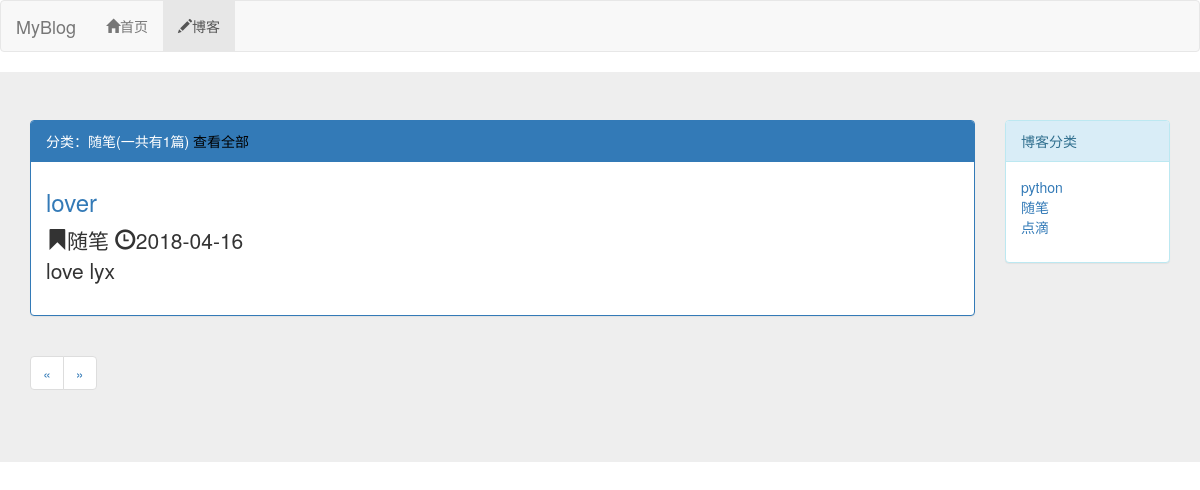
Before: /blog/type/2 with the older database file.
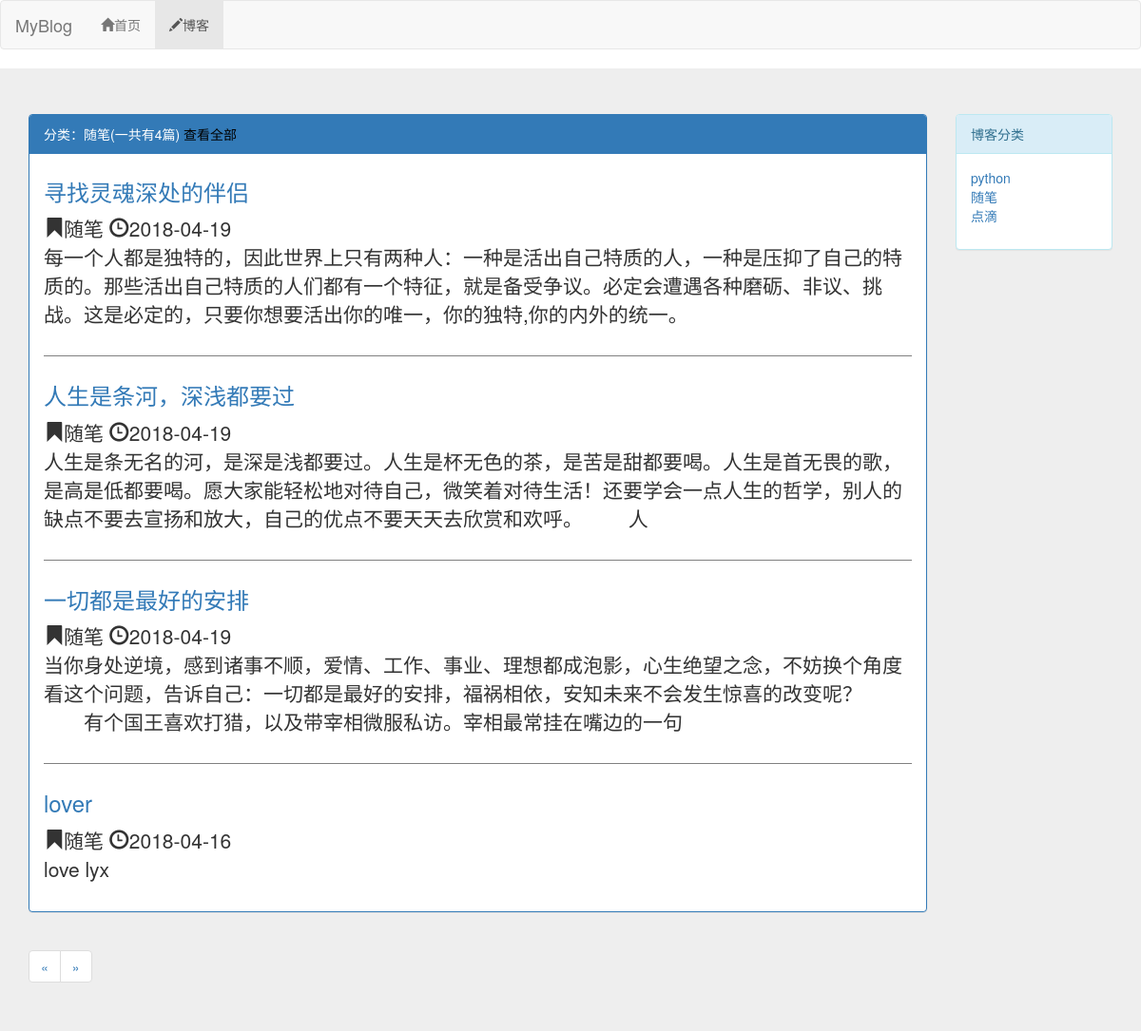
After: the same page with the newer database file.
### blog/models.py (models this page shows, shortened)
class BlogType(models.Model):
    type_name=models.CharField(max_length=15)
    def __str__(self):
        return self.type_name

class Blog(models.Model):
    title=models.CharField(max_length=50)
    blog_type=models.ForeignKey(BlogType,on_delete=models.DO_NOTHING)
    content=models.TextField()
    author=models.ForeignKey(User,on_delete=models.DO_NOTHING)
    creat_time=models.DateTimeField(auto_now_add=True)
    last_updated_time=models.DateTimeField(auto_now=True)
    class Meta:
        ordering=['-creat_time']

### blog/views.py (the view)
# urls.py: path('type/<int:blog_type_pk>',views.blogs_with_type,name='blogs_with_type'),
def blogs_with_type(request,blog_type_pk):
    context={}
    blog_type=get_object_or_404(BlogType,pk=blog_type_pk)
    context['blogs']=Blog.objects.filter(blog_type=blog_type)
    context['blog_type']=blog_type
    context['blog_types']=BlogType.objects.all()
    return render_to_response('blog/blogs_with_type.html',context)

### blog/templates/blog/blogs_with_type.html (shortened to what this page needs)
{% extends "blog/blog_list.html" %}
{% block blog_list_title %}
     分类：{{ blog_type.type_name }}(一共有{{blogs|length}}篇)
      <a href="{% url 'blog_list' %}" style="color:black">查看全部</a>
{% endblock %}

### blog/templates/blog/blog_list.html (shortened to what this page needs)
{% extends "base.html" %}
{% block nav_blog_active %} active {% endblock %}
{% load staticfiles %}
{% block hearder_extend %}
    <link rel="stylesheet" href="{% static 'blog/blog.css' %}">
{% endblock %}
{% block content %}
<div class="jumbotron">
<div class="container">
  <div class="row">
    <div class="col-xs-12 col-sm-8 col-md-9 col-lg-10">
        <div class="panel panel-primary">
            <div class="panel-heading">{% block blog_list_title %}{% endblock blog_list_title %}   </div>
            <div class="panel-body">
              {% for blog in blogs %}
                <div class="blog">
                        <h3> <a href="{% url 'blog_detail' blog.pk %}" style="text-decoration:none">{{ blog.title }}</a></h3>
                        <p class="blog-info">
                            <span class="glyphicon glyphicon-bookmark"></span>{{ blog.blog_type }}
                            <span class="glyphicon glyphicon-time"></span>{{ blog.creat_time|date:"Y-m-d" }}
                        </p>
                    <p>{{ blog.content|truncatechars:120}}</p>
                </div>
                {% empty %}
                <div class="blog">
                    <h3>暂无博客，请期待</h3>
                </div>
                {% endfor %}
            </div>
          </div>
          <div aria-label="Page navigation">
            <ul class="pagination">
                <li>
                    {% if page_of_blogs.has_previous%}
                        <a href="?page={{ page_of_blogs.previous_page_number }}" aria-label="Previous">
                         <span aria-hidden="true">&laquo;</span>
                        </a>
                    {% else %}
                    <span aria-hidden="true">&laquo;</span>
                    {% endif %}
                </li>
                <li>
                    {% if page_of_blogs.has_next%}
                         <a href="?page={{ page_of_blogs.next_page_number }}" aria-label="Next">
                         <span aria-hidden="true">&raquo;</span>
                        </a>
                    {% else %}
                        <span aria-hidden="true">&raquo;</span>
                    {% endif %}
                </li>
            </ul>
          </div>
    </div>
    <div class="hidden-xs col-sm-4 col-md-3 col-lg-2">
        <div class="panel panel-info">
            <div class="panel-heading">博客分类</div>
            <div class="panel-body">
                <ul class="blog-types">
                    {%  for blog_type in blog_types %}
                        <li>
                          <a href="{% url 'blogs_with_type' blog_type.pk %}">{{ blog_type.type_name }}</a>
                        </li>
                    {% empty %}
                         <li>暂无分类</li>
                    {% endfor %}
                  </ul>
            </div>
        </div>
    </div>
  </div>
</div>
</div>
{% endblock%}

### templates/base.html (shortened to what this page needs)
{% load staticfiles %}
<!DOCTYPE html>
<html lang="zh-CN">
<head>
    <link rel="stylesheet" href="{% static 'base.css' %}">
    <link rel="stylesheet" href="{% static 'jquery-1.12.4.min.js' %}">
    <link rel="stylesheet" href="{% static 'bootstrap-3.3.7/css/bootstrap.min.css' %}">
     {% block hearder_extend %}{% endblock hearder_extend %}
</head>
<body>
     <nav class="navbar navbar-default" role="navigation">
          <div class="container-fluid">
                <div class="navbar-header">
                    <span class="navbar-brand">MyBlog</span>
                </div>
                <div id="navbar-collapse" class="collapsed navbar-collapse">
                    <ul class="nav navbar-nav">
                    <li class="{% block nav_home_active %}{% endblock %}"><a href="/"><span class="glyphicon glyphicon-home"></span>首页</a></li>
                    <li class="{% block nav_blog_active %}{% endblock %}"><a href="{% url 'blog_list' %}"><span class="glyphicon glyphicon-pencil"></span>博客</a></li>
                </ul>
                </div>
          </div>
      </nav>
   {% block content %}{% endblock %}
</body>
</html>

### static/base.css (style rules this page uses)
* { margin: 0; padding: 0; }

### blog/static/blog/blog.css (style rules this page uses)
ul.blog-types { list-style-type: none; }
div.blog:not(:last-child) { margin-bottom: 2em; padding-bottom: 1em; border-bottom: 1px solid grey; }
div.blog p.blog-info { margin-bottom: 0; }
div.blog h3 { margin-top: 0.5em; }

Changed rows visible on the page:
added Blog: title "寻找灵魂深处的伴侣", blog_type "随笔", creat_time "2018-04-19", content "每一个人都是独特的，因此世界上只有两种人：一种是活出自己特质的人，一种是压抑了自己的特质的。那些活出自己特质的人们都有一个特征，就是备受争议。必定会遭遇各种磨砺、非议、挑战。这是必定的，只要你想要活出你的唯一，你的独特,你的内外的统一。"
added Blog: title "人生是条河，深浅都要过", blog_type "随笔", creat_time "2018-04-19", content "人生是条无名的河，是深是浅都要过。人生是杯无色的茶，是苦是甜都要喝。人生是首无畏的歌，是高是低都要喝。愿大家能轻松地对待自己，微笑着对待生活！还要学会一点人生的哲学，别人的缺点不要去宣扬和放大，自己的优点不要天天去欣赏和欢呼。 人"
added Blog: title "一切都是最好的安排", blog_type "随笔", creat_time "2018-04-19", content "当你身处逆境，感到诸事不顺，爱情、工作、事业、理想都成泡影，心生绝望之念，不妨换个角度看这个问题，告诉自己：一切都是最好的安排，福祸相依，安知未来不会发生惊喜的改变呢？ 有个国王喜欢打猎，以及带宰相微服私访。宰相最常挂在嘴边的一句"
Other visible differences:
{{ blogs|length }}: "1" → "4"
